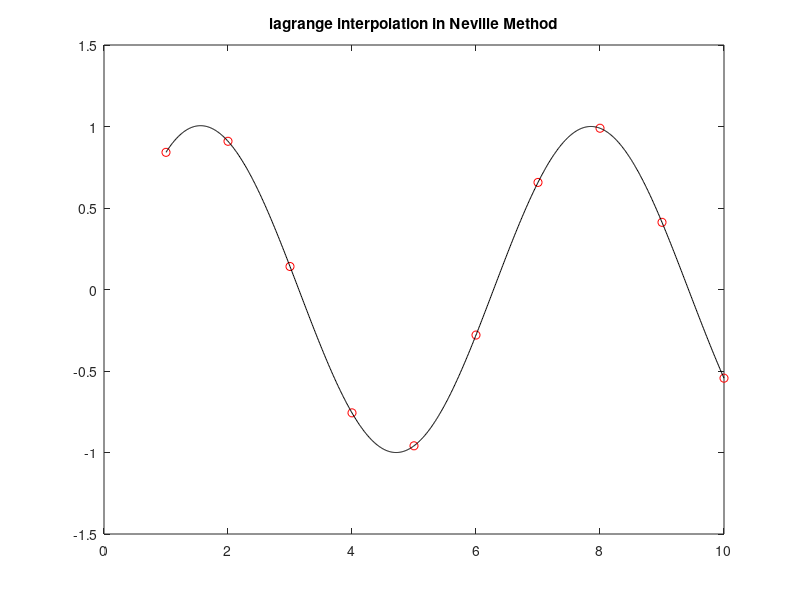

MATLAB code for this plot:
function Neville
x = 1:10;
y = sin(x);
a = min(x):0.01:max(x);
z = zeros(size(a));
for k = 1:length(a)
    z(k) = NL(a(k), x, y);
end
plot(x, y, 'ro');
hold on;
plot(a, z, 'k-');
title('lagrange interpolation in Neville Method');
end

%approximate the values in x0
function value = NL(x0,nodes,fnodes)
N = length(nodes);
Q =[fnodes',zeros([N,N-1])];
for x = 1:N-1
   for y = 1:x
       Q(x+1,y+1) = ((x0 - nodes(x-y+1))* Q(x+1,y-1+1) - (x0-nodes(x+1)) * Q(x-1+1,y-1+1))/(nodes(x+1)-nodes(x-y+1));
   end
end
value = Q(N,N);
end